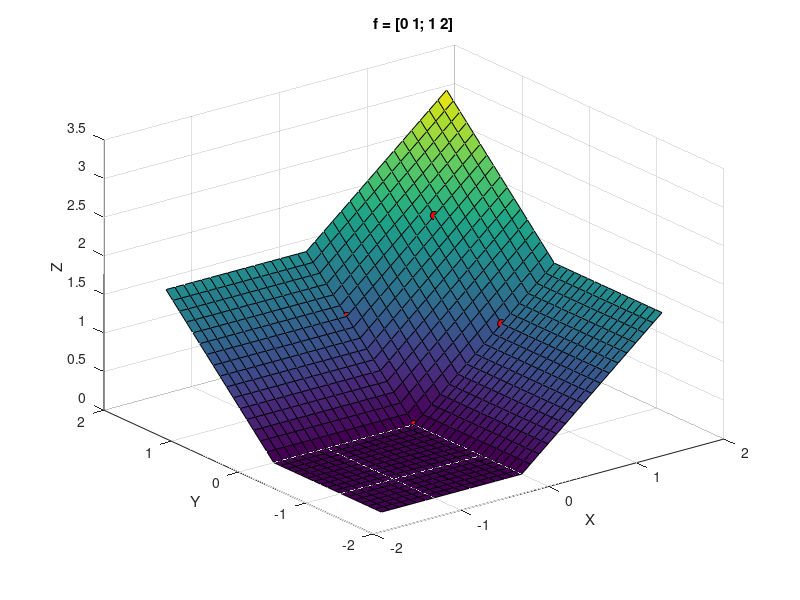
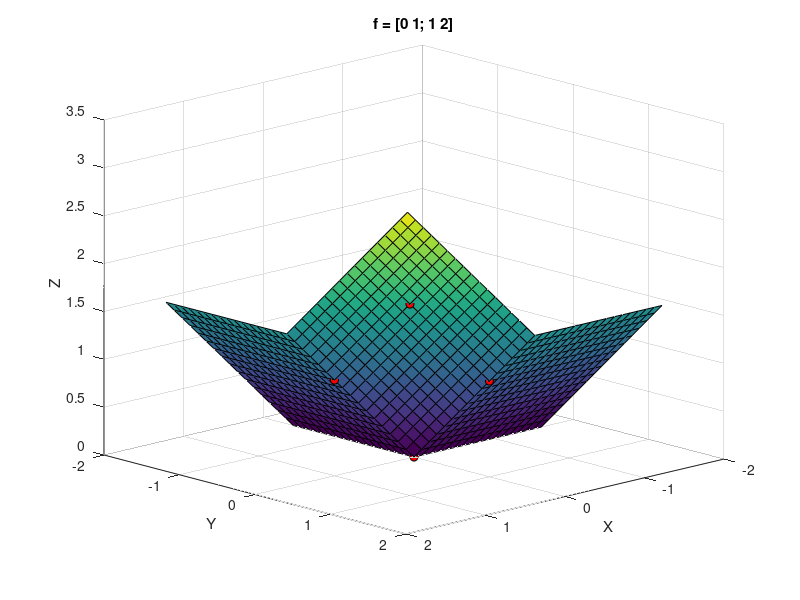

The MATLAB source for these figures, in order:
function lovaszHingeNonModularLoss(f)
% implementation by Jiaqian Yu (jiaqian.yu@centralesupelec.fr)
% J. Yu and M. B. Blaschko. Learning submodular losses with the Lovasz hinge. 
% In Proceedings of the International Conference on Machine Learning, 2015.
%
% This function plot the extension surface of Lovasz Hinge for a set funciton f:
% max_pi sum_i (l(a_j|0<j<=i)-l(a_k|0<k<i))*(1-g(x,y*)+g(x,y~))
% f: a 4-inputs set function with the order f(\emptyset), f({i_1}), f({i_2}), f({i_1,i_2})
% for a 2-outputs prediction problem.
%
%   x-axis: 1-g(y1*)
%   y-axis: 1-g(y2*)
%   e.g. pt f(1,2) at 1-g(y1*)=1,1-g(y2*)=0; etc
%   y1*=y1 ,y2*~=y2, f(1,2)
%   y1*~=y1,y2*=y2 , f(2,1)
% 

if(~exist('f','var'))
    f = [0 1;1 2];
end

if (length(find(f<0))>0)
    warning('Loss Function is supposed to be non-negative!')
end

[X,Y]=meshgrid([-1.6:0.1:1.6],[-1.6:0.1:1.6]);

output= zeros(size(X))+f(1,1);

pi_p1 = (f(1,2)-f(1,1))*X+(f(2,2)-f(1,2))*Y;
pi_p2 = (f(2,1)-f(1,1))*Y+(f(2,2)-f(2,1))*X;

if (f(2,2)>=f(1,2) && f(2,2)>=f(2,1))
    [rx,cx] = find(X<0);
    pi_p1(rx,cx) = (f(2,2)-f(1,2))*Y(rx,cx);
    pi_p2(rx,cx) = (f(2,1)-f(1,1))*Y(rx,cx);
    [ry,cy] = find(Y<0);
    pi_p1(ry,cy) = (f(1,2)-f(1,1))*X(ry,cy);
    pi_p2(ry,cy) = (f(2,2)-f(2,1))*X(ry,cy);
end

max_pi = max(pi_p1,pi_p2);
output = max(output,max_pi);%

% [rx,cx] = find(X==0);
% output = max(output,output(rx,cx));
% [ry,cy] = find(Y==0);
% output = max(output,output(ry,cy));
figure 

surf(X,Y,output);
xlabel('X')
ylabel('Y')
zlabel('Z')
hold on
scatter3([0 0 1 1]',[0 1 0 1]',f(:),'MarkerEdgeColor','k','MarkerFaceColor','r');
title(['f = [' num2str(f(1)) ' ' num2str(f(2)) '; ' num2str(f(3)) ' ' num2str(f(4)) ']'])
view([-37.5 30])
hold off

figure 
surf(X,Y,output);
xlabel('X')
ylabel('Y')
zlabel('Z')
hold on
scatter3([0 0 1 1]',[0 1 0 1]',f(:),'MarkerEdgeColor','k','MarkerFaceColor','r');
title(['f = [' num2str(f(1)) ' ' num2str(f(2)) '; ' num2str(f(3)) ' ' num2str(f(4)) ']'])
view([136.5 18])
hold off
end
